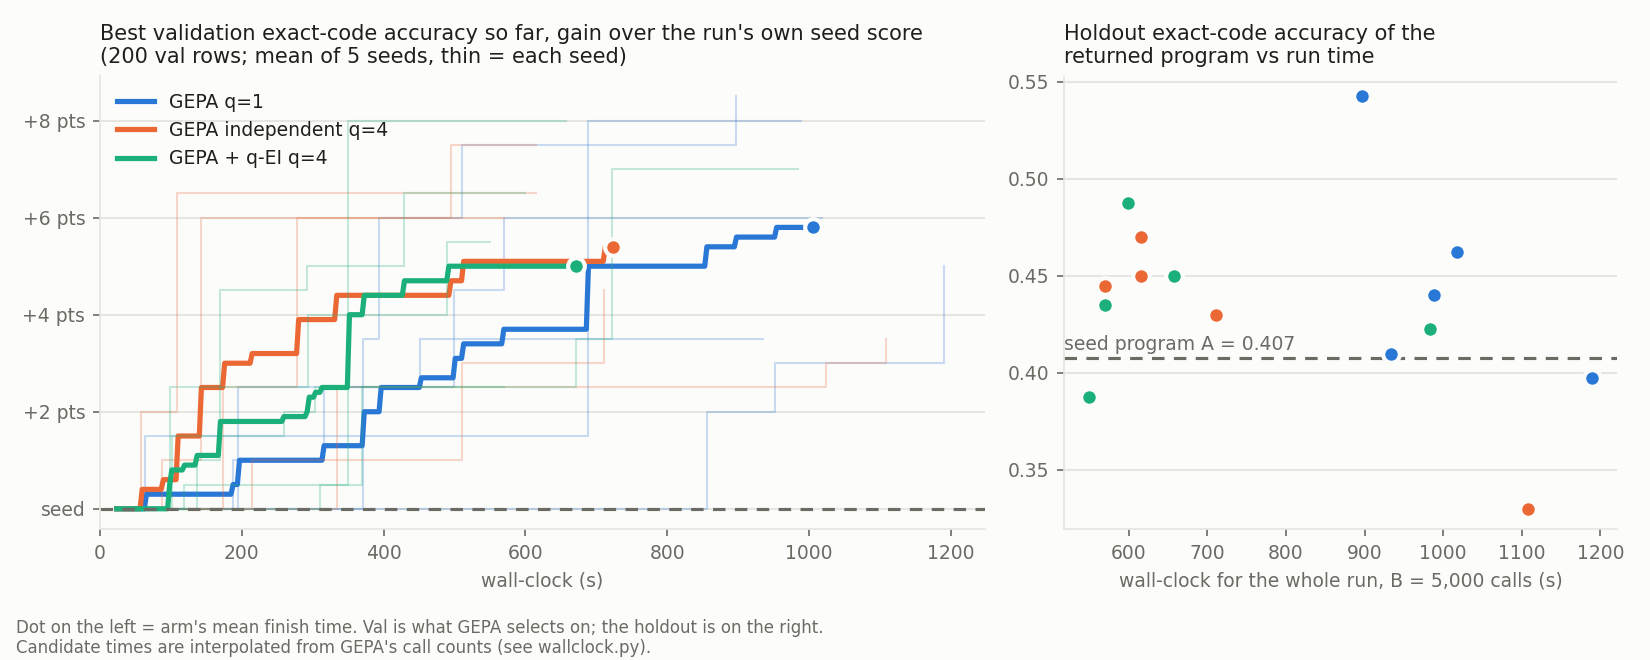

Recreate this plot in Python.
"""Accuracy against wall-clock per arm (-> wallclock.png, wallclock.json). Run from the repo root; needs runs/osha_oiics/.

Time of each candidate: GEPA records when a program was found in metric calls (`discovery_calls`), not seconds. It
also writes `generated_best_outputs_valset/task_*/iter_*_prog_<j>.json` when program j is best on a val row; the
earliest mtime of those is when j's validation finished (about half the programs have one). Run start = summary.json
mtime - secs. Calls -> seconds is interpolated linearly between those anchors, (0 calls, seed evaluated) and
(total calls, end); throughput is steady within a run (7-8 calls/s at q=1, 10-12 at q=4).
"""
import glob
import json
import os
import re
from pathlib import Path
from statistics import mean

import matplotlib
import matplotlib.ticker
import numpy as np

matplotlib.use("Agg")
import matplotlib.pyplot as plt

HERE = Path(__file__).parent
GEPA = Path("runs/osha_oiics/gepa")
ARMS = [("q1", "GEPA q=1"), ("independent4", "GEPA independent q=4"), ("qei4", "GEPA + q-EI q=4")]
COLOR = {"q1": "#2a78d6", "independent4": "#eb6834", "qei4": "#1baf7a"}  # validated categorical slots 1-3
INK, MUTED, GRID, SURFACE = "#1f1f1e", "#6b6a63", "#e6e5df", "#fcfcfb"

runs = [json.loads(l) for l in (HERE / "evaluations.jsonl").read_text().splitlines()]
ref = json.loads((HERE / "reference_scores.json").read_text())
ho = lambda h: h["code_acc"]  # mean of the 2 holdout repeats, exact detailed code


def timeline(r):
    """(seconds, best val so far minus the run's own seed val) at each candidate's discovery. The seed program's
    val score varies across runs (Micro is not deterministic), so raw levels would compare noise."""
    g = GEPA / f"main_{r['arm']}_s{r['seed']}"
    start = os.path.getmtime(g / "summary.json") - r["secs"]
    first = {}
    for f in glob.glob(str(g / "gepa_state/generated_best_outputs_valset/task_*/*.json")):
        p = int(re.match(r"iter_\d+_prog_(\d+)", os.path.basename(f))[1])
        first[p] = min(first.get(p, 1e18), os.path.getmtime(f) - start)
    calls = r["discovery_calls"]
    anchors = sorted({(0, first[0])} | {(calls[p], t) for p, t in first.items()} | {(r["total_metric_calls"], r["secs"])})
    ac, at = zip(*anchors)
    ts = np.interp(calls, ac, at)
    best, out = 0.0, []
    for t, v in sorted(zip(ts, r["val_scores"])):
        best = max(best, v)
        out.append((float(t), best - r["seed_val"]))
    return out


grid = np.linspace(0, max(r["secs"] for r in runs), 400)
summary = {}
fig, (a1, a2) = plt.subplots(1, 2, figsize=(11, 4.4), facecolor=SURFACE, gridspec_kw={"width_ratios": [1.6, 1]})
for arm, label in ARMS:
    rs = [r for r in runs if r["arm"] == arm]
    curves = []
    for r in rs:
        tl = timeline(r)
        ts, vs = zip(*tl)
        a1.step(list(ts) + [r["secs"]], list(vs) + [vs[-1]], where="post", color=COLOR[arm], alpha=0.25, linewidth=1)
        curves.append(np.array([max([v for t, v in tl if t <= x], default=np.nan) for x in grid]))
    m = np.nanmean(curves, axis=0)
    end = mean(r["secs"] for r in rs)
    keep = grid <= end
    a1.plot(grid[keep], m[keep], color=COLOR[arm], linewidth=2.5, label=label)
    a1.scatter([end], [m[keep][-1]], s=64, color=COLOR[arm], edgecolor=SURFACE, linewidth=2, zorder=4)
    summary[arm] = {"mean_secs": round(end, 1), "mean_val_gain_at_end": round(float(m[keep][-1]), 4),
                    "mean_val_gain_at": {str(t): round(float(np.interp(t, grid, m)), 4) for t in (200, 400, 600, 800)}}
    for r in rs:
        a2.scatter(r["secs"], ho(r["holdout"]), s=64, color=COLOR[arm], edgecolor=SURFACE, linewidth=2, zorder=3)
    summary[arm]["holdout_mean"] = round(mean(ho(r["holdout"]) for r in rs), 4)

b2 = ho(ref["A"])
a2.axhline(b2, color=MUTED, linewidth=1.5, linestyle=(0, (4, 3)), zorder=2)
a2.annotate(f"seed program A = {b2:.3f}", (a2.get_xlim()[0], b2 + 0.002), fontsize=9, color=MUTED, va="bottom")
a1.axhline(0, color=MUTED, linewidth=1.5, linestyle=(0, (4, 3)), zorder=2)
a1.yaxis.set_major_formatter(matplotlib.ticker.FuncFormatter(lambda v, _: f"{v * 100:+.0f} pts" if v else "seed"))
a1.set_title(f"Best validation exact-code accuracy so far, gain over the run's own seed score\n(200 val rows; mean of {len(runs) // len(ARMS)} seeds, thin = each seed)",
             fontsize=10, color=INK, loc="left")
a2.set_title("Holdout exact-code accuracy of the\nreturned program vs run time", fontsize=10, color=INK, loc="left")
a1.set_xlabel("wall-clock (s)", fontsize=9, color=MUTED)
a2.set_xlabel("wall-clock for the whole run, B = 5,000 calls (s)", fontsize=9, color=MUTED)
a1.legend(frameon=False, fontsize=9, loc="upper left", labelcolor=INK)
a1.yaxis.set_major_locator(matplotlib.ticker.MultipleLocator(0.02))
for ax in (a1, a2):
    ax.set_facecolor(SURFACE)
    ax.grid(axis="y", color=GRID, linewidth=1)
    ax.set_axisbelow(True)
    for s in ("top", "right"):
        ax.spines[s].set_visible(False)
    for s in ("left", "bottom"):
        ax.spines[s].set_color(GRID)
    ax.tick_params(colors=MUTED, labelsize=9)
a1.set_xlim(0, None)
fig.text(0.01, 0.01, "Dot on the left = arm's mean finish time. Val is what GEPA selects on; the holdout is on the right.\nCandidate times are interpolated from GEPA's call counts (see wallclock.py).",
         fontsize=8, color=MUTED)
fig.tight_layout(rect=(0, 0.07, 1, 1))
fig.savefig(HERE / "wallclock.png", dpi=150, facecolor=SURFACE)
(HERE / "wallclock.json").write_text(json.dumps(summary, indent=1))
print(json.dumps(summary, indent=1))
